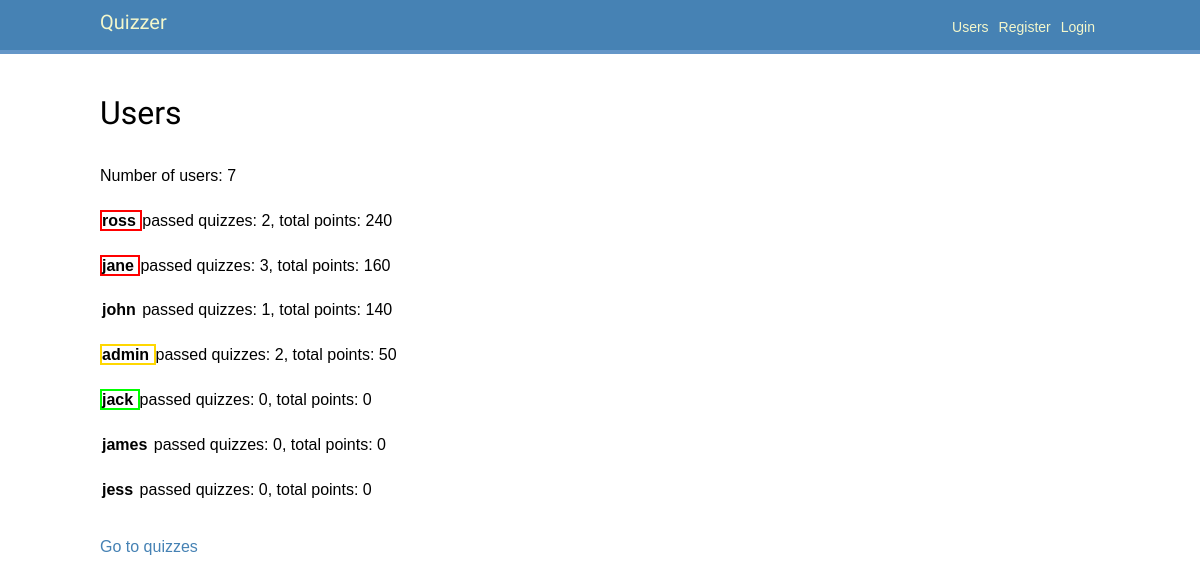
/users/, run on an earlier commit of the app's database.
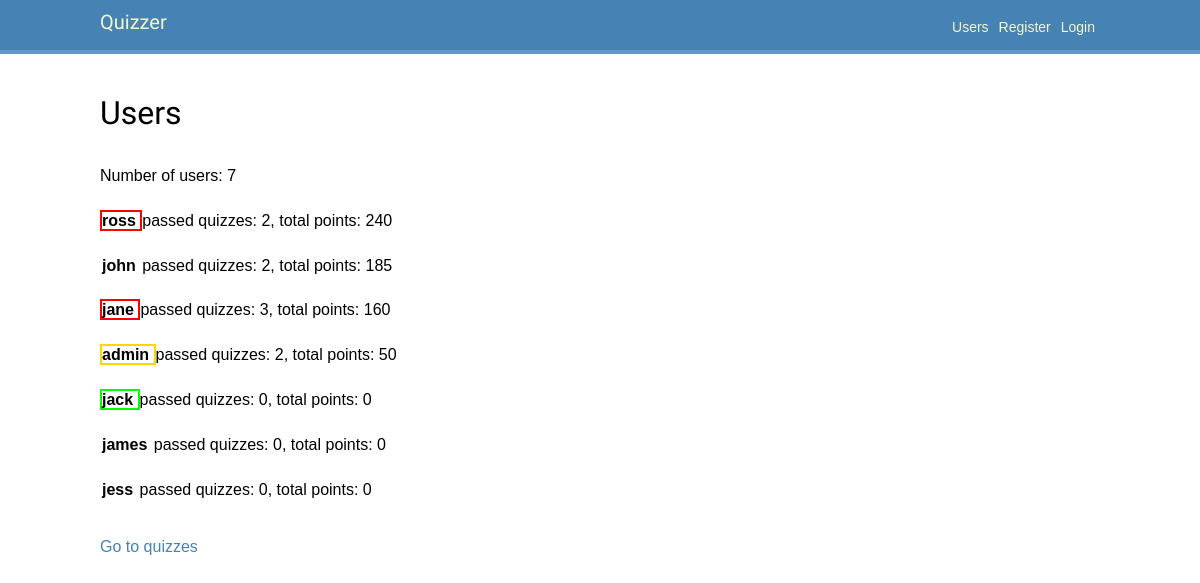
And on a later commit of the database.
### users/models.py (models this page shows, shortened)
class User(AbstractUser):
    balance = models.IntegerField(default=0)
    color = models.ForeignKey(to=Color, on_delete=models.CASCADE,
        related_name='users')  # default= ?
    colors = models.ManyToManyField(Color)  # Need to add default (fabrik?)
    answers = models.ManyToManyField(Answer, blank=True)
    @property
    def total_points(self) -> int:  # total_score? rating?
        return self.answers.filter(
            correctanswer__answer_id=models.F('id')  # the answer is correct
        ).aggregate(
            models.Sum('question__points')
        )['question__points__sum'] or 0  # get('question__points__sum', 0)
    def passed_quizzes(self) -> set[Quiz]:
        return {answer.question.quiz for answer in self.answers.all()}

### quizzes/models.py (models this page shows, shortened)
class Answer(models.Model):
    text = models.CharField(max_length=512)
    question = models.ForeignKey(to=Question, on_delete=models.CASCADE,
                                 related_name='answers')

class Question(models.Model):
    text = models.CharField(max_length=512)
    quiz = models.ForeignKey(to=Quiz, on_delete=models.CASCADE,
                             related_name='questions')
    points = models.IntegerField(default=0)  # Amount of points for correct answer

class Quiz(models.Model):
    title = models.CharField(max_length=128)
    description = models.CharField(max_length=512)

### users/views.py (the view)
# urls.py: path('', UserListView.as_view(), name='user_list'),
class UserListView(ListView):
    model = USER
    template_name = 'users/user_list.html'
    def get_queryset(self) -> QuerySet[Any]:
        queryset = super().get_queryset()
        return queryset
    def get_context_data(self, **kwargs: Any) -> dict[str, Any]:
        context = super().get_context_data(**kwargs)
        context['object_list'] = sorted(
            self.get_queryset(),
            key=lambda user: user.total_points, #passed_quizzes_count,
            reverse=True
        )
        return context

### users/templates/users/user_list.html (shortened to what this page needs)
{% extends "base.html" %}
{% block content %}
    <h1>Users</h1>
    <p>
        Number of users: {{ object_list|length }}
    </p>
    {% if object_list %}
        {% for user in object_list %}
            <p>
                <strong style="
                    border-style: solid;
                    border-width: 2px;
                    border-color: {{ user.color.value }};"
                >
                    {{ user.username }}
                </strong>
                passed quizzes: {{ user.passed_quizzes|length }},
                total points: {{ user.total_points }}
            </p>
        {% endfor %}
    {% else %}
        There are no users yet.
    {% endif %}
    <br><a href="{% url 'quizzes:quiz_list' %}">Go to quizzes</a>
{% endblock %}

### users/templates/base.html (shortened to what this page needs)
{% load static %}
<!DOCTYPE html>
<html>
<head>
    <link href="{% static 'css/base.css' %}" rel="stylesheet">
</head>
<body>
    <div id="header">
        <span class="logo"><a href="{% url 'quizzes:quiz_list' %}">Quizzer</a></span>
        {% if request.user.is_authenticated %}
            <span class="user"><a href="{% url 'users:logout' %}"> Logout </a></span>
            <span class="user"><a
                href="{% url 'users:profile' request.user.id %}"
                style="
                    border-style: solid;
                    border-width: 1px;
                    border-radius: 10%;
                    border-color:{{ request.user.color.value }};"
            >
                {{ request.user.username }}
            </a></span>
        {% else %}
            <span class="user"><a href="{% url 'users:login' %}"> Login </a></span>
            <span class="user"><a href="{% url 'users:register' %}"> Register </a></span>
        {% endif %}
        <span class="user"><a href="{% url 'users:user_list' %}"> Users </a></span>
    </div>
    <div id="content">
        {% block content %}
        {% endblock %}
    </div>
</body>
</html>

### users/static/css/base.css (style rules this page uses)
body { margin:0; padding:0; font-family:helvetica, sans-serif; }
p { line-height: 1.8; }
a { color: steelblue; text-decoration:none; }
h1, h2, h3, h4, h5 , h6 { font-family: 'Muli', sans-serif; font-weight:normal; }
h1 { padding:0 0 10px 0; margin:10px 0 20px 0; }
#header { padding:10px 100px; font-size:14px; background: steelblue; color:#fff; border-bottom:4px solid rgb(100, 150, 200); overflow:auto; }
#header .logo { font-family: 'Muli', sans-serif; float:left; color:#f3f7cc; font-size:20px; margin-right:10%; }
#header a { color:#f3f7cc; }
#header .user { float:right; padding-top:4px; margin: 5px; }
#content { padding:30px 100px; }

What changed in the data, as far as the page shows it:
changed User "john": passed_quizzes|length "1" → "2"; total_points "140" → "185"; moves up the list
